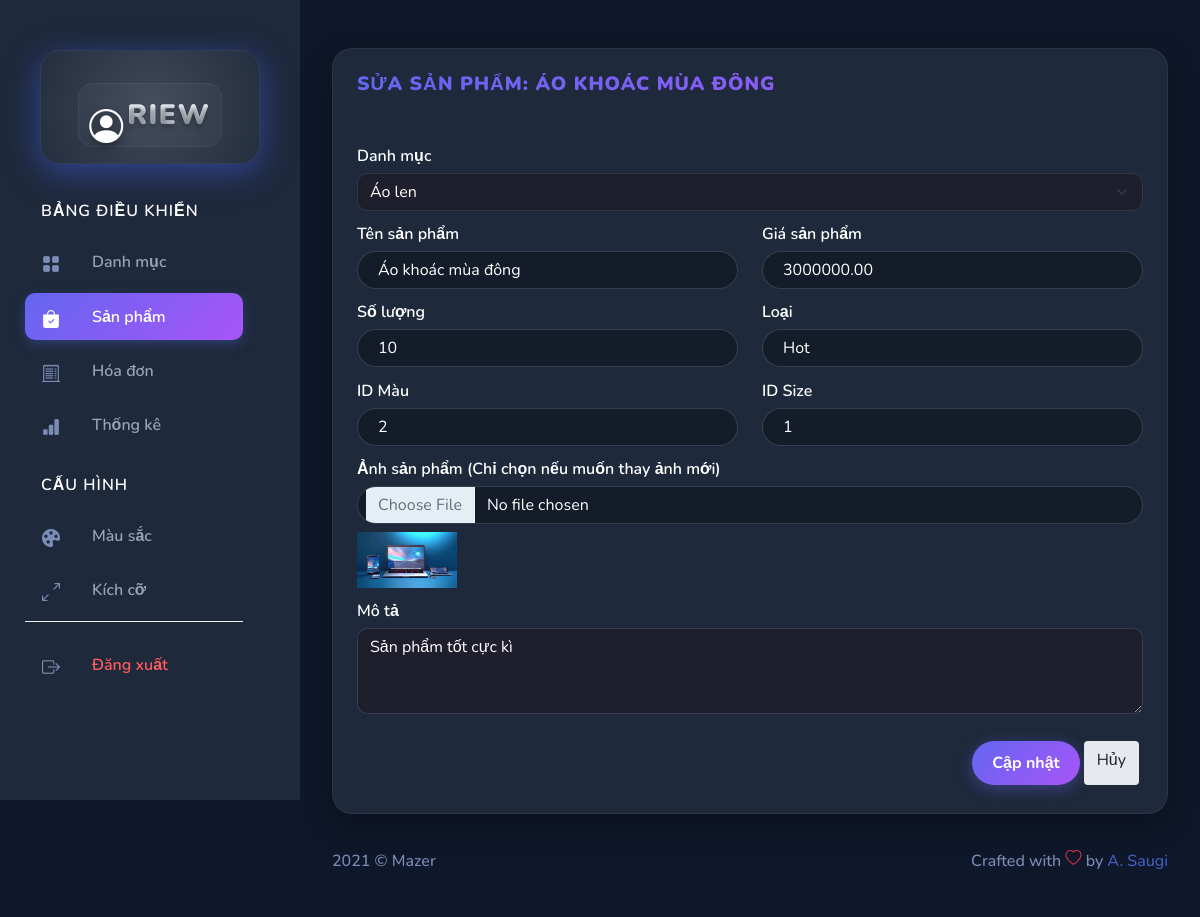
Page /admin/index.php?action=editsanpham&id=2 (signed in) on the committed database.
### tables this page shows
CREATE TABLE `san_pham` (
  `id_sp` int(11) NOT NULL,
  `id_mau_sac` int(11) DEFAULT NULL,
  `id_kich_co` int(11) DEFAULT NULL,
  `hinh_anh` varchar(255) DEFAULT NULL,
  `ten_sp` varchar(100) DEFAULT NULL,
  `gia_sp` decimal(10,2) DEFAULT NULL,
  `so_luong` int(11) DEFAULT NULL,
  `loai` varchar(50) DEFAULT NULL,
  `id_danh_muc` int(11) DEFAULT NULL,
  `Mo_ta` text NOT NULL,
  `trang_thai` tinyint(4) NOT NULL DEFAULT 0,
  `luot_xem` int(11) DEFAULT 0
);

CREATE TABLE `danh_muc` (
  `id_danh_muc` int(10) NOT NULL,
  `name_danh_muc` varchar(255) NOT NULL,
  `Trangthai` int(1) NOT NULL DEFAULT 0
);

### admin/Model/pdo.php (called while the page is built, shortened)
<?php
function pdo_get_connection(){
    $dburl = "mysql:host=localhost;dbname=pro1014_uy;charset=utf8";
    $username = 'root';
    $password = '';
    $conn = new PDO($dburl, $username, $password);
    $conn->setAttribute(PDO::ATTR_ERRMODE, PDO::ERRMODE_EXCEPTION);
    return $conn;
}
function pdo_query($sql){
    $sql_args = array_slice(func_get_args(), 1);
    try{
        $conn = pdo_get_connection();
        $stmt = $conn->prepare($sql);
        $stmt->execute($sql_args);
        $rows = $stmt->fetchAll();
        return $rows;
    }
    catch(PDOException $e){
        throw $e;
    }
    finally{
        unset($conn);
    }
}
function pdo_query_one($sql){
    $sql_args = array_slice(func_get_args(), 1);
    try{
        $conn = pdo_get_connection();
        $stmt = $conn->prepare($sql);
        $stmt->execute($sql_args);
        $row = $stmt->fetch(PDO::FETCH_ASSOC);
        return $row;
    }
    catch(PDOException $e){
        throw $e;
    }
    finally{
        unset($conn);
    }
}

### admin/Model/SanPham.php (called while the page is built, shortened)
<?php
include_once("pdo.php");
class SanPham {
    public function getOne($id) {
        $sql = "SELECT * FROM san_pham WHERE id_sp = ?";
        return pdo_query_one($sql, $id);
    }
}
?>

### admin/Model/DanhMuc.php (called while the page is built, shortened)
<?php
include_once("pdo.php");
class DanhMuc {
    public function getAll() {
        $sql = "SELECT * FROM danh_muc ORDER BY id_danh_muc DESC";
        return pdo_query($sql);
    }
}
?>

### admin/views/sanpham/edit.php (the view, shortened to what this page needs)
<?php include_once("views/layouts/header.php"); ?>
<div class="col-12">
    <div class="card">
        <div class="card-header">
            <h4 class="card-title">Sửa sản phẩm: <?= $sanPham['ten_sp'] ?></h4>
        </div>
        <div class="card-content">
            <div class="card-body">
                <form class="form form-vertical" action="index.php?action=updatesanpham" enctype="multipart/form-data" method="post">
                    <div class="form-body">
                        <div class="row">
                            <div class="col-12">
                                <fieldset class="form-group">
                                    <label>Danh mục</label>
                                    <select name="danhmuc" class="form-select">
                                        <?php foreach ($allDanhMuc as $item) { ?>
                                            <option
                                                <?= ($sanPham['id_danh_muc'] == $item['id_danh_muc']) ? "selected" : "" ?>
                                                value="<?= $item['id_danh_muc'] ?>">
                                                <?= $item['name_danh_muc'] ?>
                                            </option>
                                        <?php } ?>
                                    </select>
                                </fieldset>
                            </div>
                            <div class="col-6">
                                <div class="form-group">
                                    <label>Tên sản phẩm</label>
                                    <input required type="text" class="form-control" name="ten" value="<?= $sanPham['ten_sp'] ?>">
                                </div>
                            </div>
                            <div class="col-6">
                                <div class="form-group">
                                    <label>Giá sản phẩm</label>
                                    <input required type="number" class="form-control" name="gia" value="<?= $sanPham['gia_sp'] ?>">
                                </div>
                            </div>
                            <div class="col-6">
                                <div class="form-group">
                                    <label>Số lượng</label>
                                    <input type="number" class="form-control" name="so_luong" value="<?= $sanPham['so_luong'] ?>">
                                </div>
                            </div>
                            <div class="col-6">
                                <div class="form-group">
                                    <label>Loại</label>
                                    <input type="text" class="form-control" name="loai" value="<?= $sanPham['loai'] ?>">
                                </div>
                            </div>
                            <div class="col-6">
                                <div class="form-group">
                                    <label>ID Màu</label>
                                    <input type="number" class="form-control" name="id_mau_sac" value="<?= $sanPham['id_mau_sac'] ?>">
                                </div>
                            </div>
                            <div class="col-6">
                                <div class="form-group">
                                    <label>ID Size</label>
                                    <input type="number" class="form-control" name="id_kich_co" value="<?= $sanPham['id_kich_co'] ?>">
                                </div>
                            </div>
                            <div class="col-12">
                                <div class="form-group">
                                    <label>Ảnh sản phẩm (Chỉ chọn nếu muốn thay ảnh mới)</label>
                                    <input type="file" class="form-control" name="anh">
                                    <div class="mt-2">
                                        <img src="image/<?= $sanPham['hinh_anh'] ?>" width="100px" alt="Ảnh hiện tại">
                                    </div>
                                </div>
                            </div>
                            <div class="col-12">
                                <div class="form-group">
                                    <label>Mô tả</label>
                                    <textarea class="form-control" name="mota" rows="3"><?= $sanPham['Mo_ta'] ?></textarea>
                                </div>
                            </div>
                            <div class="col-12 d-flex justify-content-end mt-3">
                                <button type="submit" class="btn btn-primary me-1 mb-1">Cập nhật</button>
                                <a href="index.php?action=listsanpham" class="btn btn-light-secondary me-1 mb-1">Hủy</a>
                            </div>
                        </div>
                    </div>
                </form>
            </div>
        </div>
    </div>
</div>
<?php include_once("views/layouts/footer.php"); ?>

### admin/views/assets/css/app.css (style rules this page uses)
.btn.btn-light-secondary { background-color:#e6eaee;color:#181e24 }
.btn.btn-danger,.btn.btn-info,.btn.btn-primary,.btn.btn-secondary,.btn.btn-success,.btn.btn-warning { color:#fff }
.card { margin-bottom:2.2rem;border:none }
.card .card-header { border:none }
.card .card-header h4 { font-size:1.2rem;font-weight:700 }
.card .card-content { position:relative }
.card .card-title { font-size:1.2rem }
.card .card-body { padding:1.5rem }
.form-group { margin-bottom:.7rem }
.form-group label { color:rgba(35,28,99,.7);font-weight:600 }
a { text-decoration:none }

### admin/views/assets/css/custom.css (style rules this page uses)
:root { --bg-dark: #0f172a; --bg-sidebar: #1e293b; --bg-card: #1e293b; --text-primary: #f8fafc; --text-secondary: #94a3b8; --accent-gradient: linear-gradient( 135deg, #6366f1 0%, #a855f7 100% ); --btn-delete: linear-gradient(135deg, #ef4444 0%, #f43f5e 100%); --btn-edit: linear-gradient(135deg, #3b82f6 0%, #06b6d4 100%); }
body { background-color: var(--bg-dark) !important; color: var(--text-primary) !important; font-family: "Nunito", sans-serif; font-weight: 500; }
.card { background-color: var(--bg-card) !important; border-radius: 20px; border: 1px solid rgba(255, 255, 255, 0.05); box-shadow: 0 10px 30px rgba(0, 0, 0, 0.3); }
.card-header { background: transparent; border-bottom: 1px solid rgba(255, 255, 255, 0.05); color: #fff !important; font-weight: 700; font-size: 1.2rem; padding: 1.5rem; }
body:not(.auth-page) .btn-primary, body:not(.auth-page) a[href*="add"] { background: var(--accent-gradient) !important; border: none !important; color: #fff; font-weight: 700; padding: 10px 20px; border-radius: 50px; box-shadow: 0 4px 15px rgba(99, 102, 241, 0.4); transition: transform 0.2s; }
#main .form-select, #main .form-control { background-color: rgba(0, 0, 0, 0.2); border: 1px solid rgba(255, 255, 255, 0.1); color: #fff; border-radius: 10px; }
.form-group input.form-control { background-color: rgba(0, 0, 0, 0.3) !important; border: 1px solid rgba(255, 255, 255, 0.1) !important; color: #fff !important; border-radius: 50px !important; padding-left: 20px; }
.card-header h4 { background: linear-gradient(to right, #6366f1, #a855f7); -webkit-background-clip: text; -webkit-text-fill-color: transparent; font-weight: 900 !important; text-transform: uppercase; letter-spacing: 1px; margin: 0; }

### admin/views/sanpham/edit.php (style rules this page uses)
.form-group label { color: #ffffff !important; font-weight: 600; margin-bottom: 5px; }
.form-control, .form-select { background-color: #1e1e2d !important; color: #ffffff !important; border: 1px solid #435ebe; }
.form-control::placeholder { color: #a6a6a6 !important; opacity: 1; }
.form-select option { background-color: #1e1e2d; color: #fff; }

### rows in the picture
san_pham: ten_sp "ÁO KHOÁC MÙA ĐÔNG", danhmuc "Áo len", ten "Áo khoác mùa đông", gia "3000000.00", so_luong "10", loai "Hot", id_mau_sac "2", id_kich_co "1", hinh_anh (picture), mota "Sản phẩm tốt cực kì"
